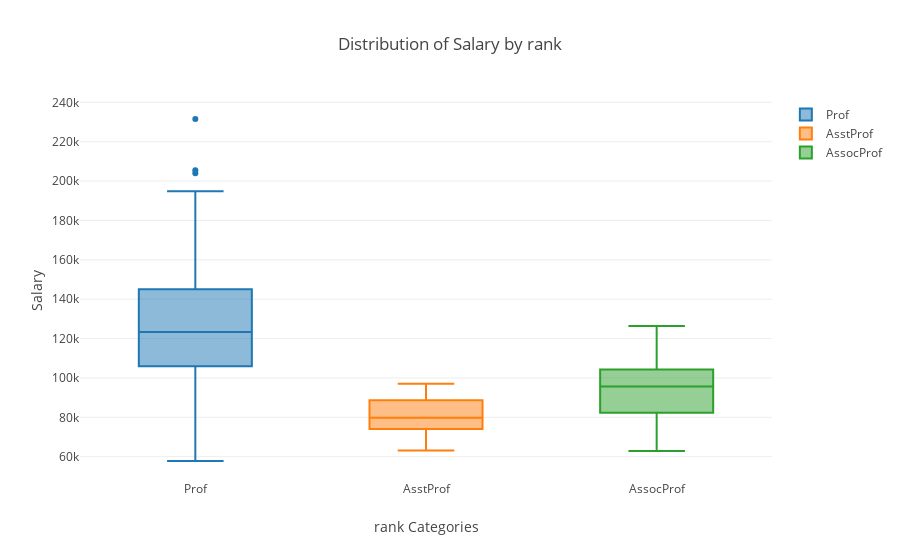

This figure's notebook cell:
### Code cell
variable='rank'

data_plot = [dict(
  type = 'box',
  x = data[variable],
  y = data['salary'],
  mode = 'markers',
  transforms = [dict(
    type = 'groupby',
    groups = data[variable],

  )]
)]

layout={
        'xaxis': {'title': variable + ' Categories'},
        'yaxis': {'title': "Salary"},
        "title":"Distribution of Salary by " +variable
    }

off.iplot({'data': data_plot, 'layout':layout}, validate=False)

### Figure 1 — Plotly figure (JSON) as saved in the notebook; plotly's stock layout.template omitted (floating-point values rounded to 4 significant figures; data arrays with more than 128 entries replaced by an {"elided": "..."} marker saying what was removed)
{"data": [{"mode": "markers", "transforms": [{"groups": {"elided": "397 str values"}, "type": "groupby"}], "type": "box", "x": {"elided": "397 str values"}, "y": {"elided": "397 int values"}}], "layout": {"title": "Distribution of Salary by rank", "xaxis": {"title": "rank Categories"}, "yaxis": {"title": "Salary"}}}
